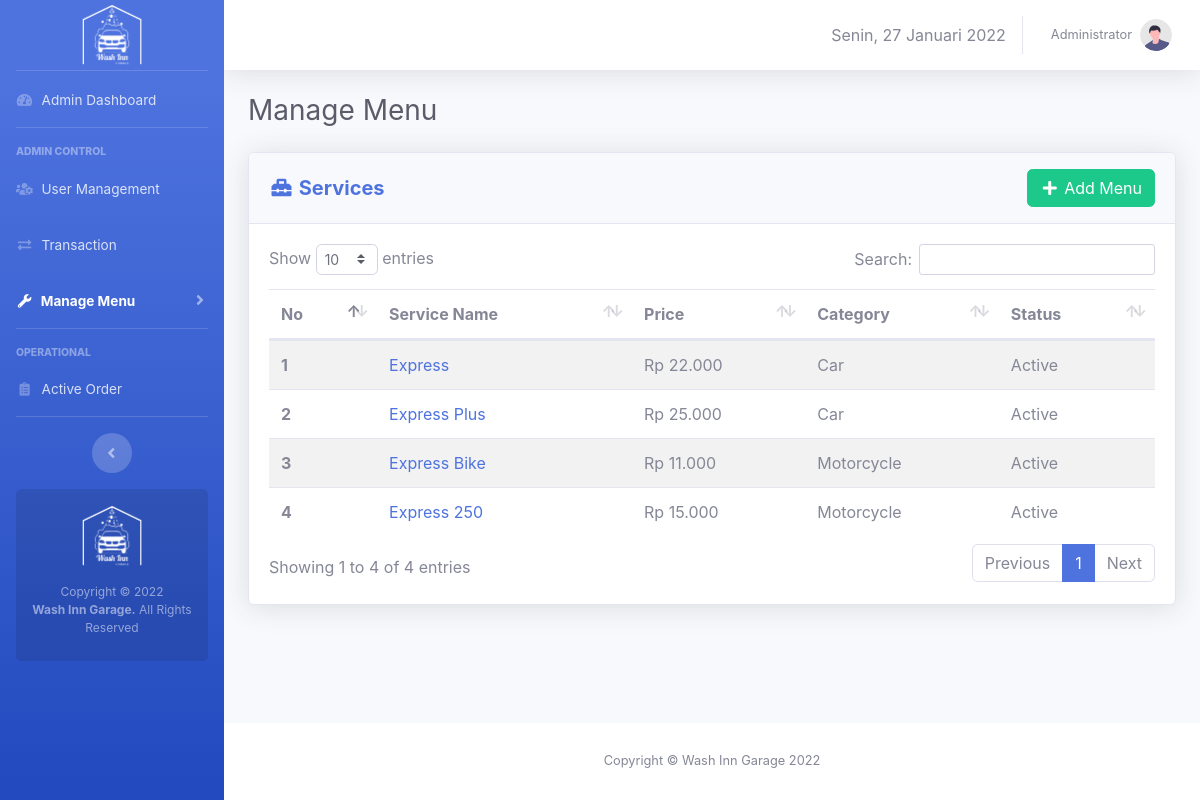
Before: /admin/service-menu.php (signed in) with the older database file.
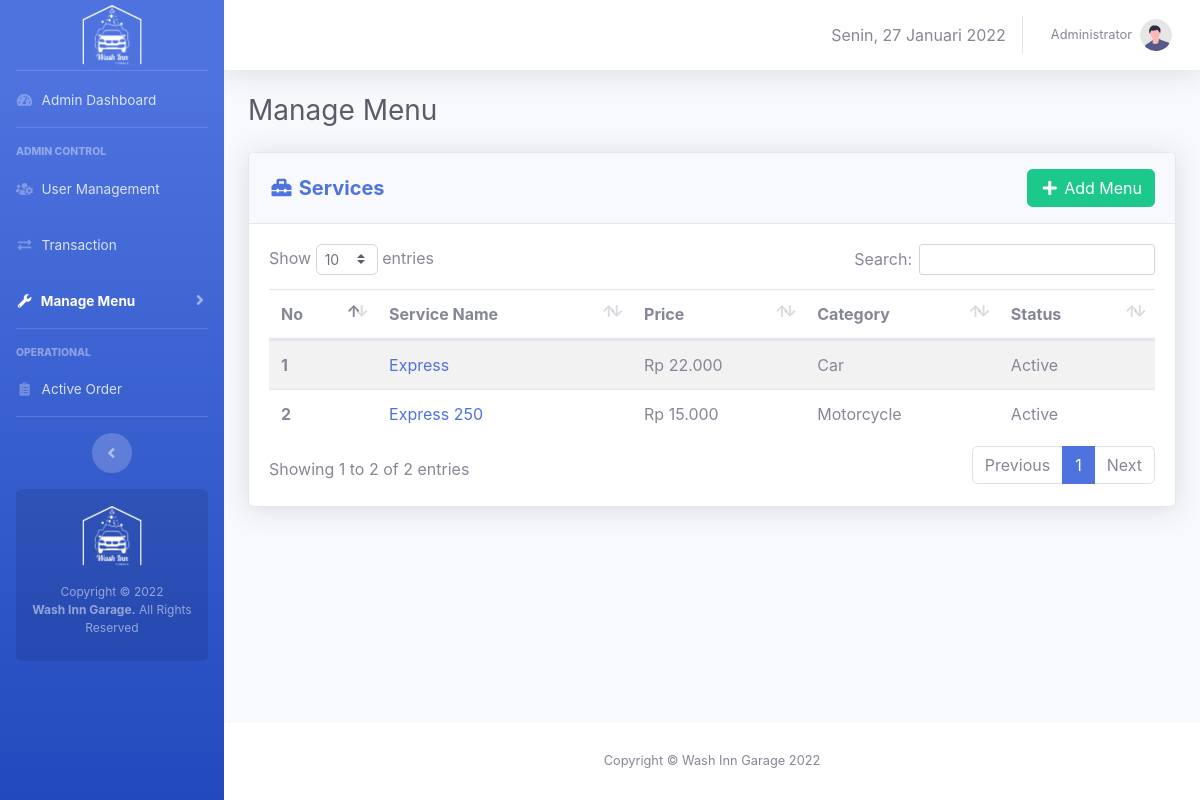
After: the same page with the newer database file.
### tables this page shows
CREATE TABLE `users` (
  `id` int(11) NOT NULL,
  `fullname` varchar(50) NOT NULL,
  `email` varchar(50) NOT NULL,
  `phone` varchar(15) NOT NULL DEFAULT 'n/a',
  `username` varchar(50) NOT NULL,
  `role` enum('admin','operator') NOT NULL,
  `password` varchar(255) NOT NULL
);

CREATE TABLE `menus` (
  `id` int(10) NOT NULL,
  `type` enum('service','merchandise','food','beverage') NOT NULL,
  `category` enum('Car','Motorcycle') DEFAULT NULL,
  `name` varchar(50) NOT NULL,
  `price` varchar(10) NOT NULL,
  `image` varchar(100) DEFAULT NULL,
  `description` varchar(1000) DEFAULT NULL,
  `stock` int(10) DEFAULT NULL,
  `status` enum('active','inactive','out of stock') NOT NULL
);

### core/init.php (called while the page is built, shortened)
<?php
if (!empty($_SERVER['HTTPS']) && ('on' == $_SERVER['HTTPS'])) {
  $home = 'https://';
} else {
  $home = 'http://';
}
$home   .= $_SERVER['HTTP_HOST'] .'/washinngarage';
$assets  = $home.'/assets';
?>

### admin/admin-only.php (called while the page is built)
<?php
	require_once '../core/init.php';
	if (isset($_SESSION['wig_user'])) {
		$username = $_SESSION['wig_user'];
		if (checkRole($username) != 'admin') {
			header("Location: ".$home."/operator/");
		}
	}else{
		header("Location: ".$home."/login.php");
	}
	$current_user = $_SESSION['wig_user']
?>

### core/user.php (called while the page is built, shortened)
<?php
function checkRole($username)
{
	global $link;
	$username = mysqli_real_escape_string($link, $username);
	$query = "SELECT role FROM users WHERE username = '$username'";
	$result = mysqli_query($link, $query);
	$data 	= mysqli_fetch_assoc($result);
	return $data['role'];
}
function getUserByUsername($username){
	global $link;
	$username = mysqli_real_escape_string($link, $username);
	$query = "SELECT * FROM users WHERE username = '$username'";
	$result = mysqli_query($link, $query);
	$data = mysqli_fetch_assoc($result);
	return $data;
}
 ?>

### admin/service-menu.php (the view, shortened to what this page needs)
<?php
	require_once 'admin-only.php';
	$activePageLvl=3;
    $i = 1;
    $query_getServices = "SELECT * FROM menus WHERE type = 'service'";
    $execute_getServices = mysqli_query($link, $query_getServices);
 ?>
 <!DOCTYPE html>
<html>
<head>
	<link rel="stylesheet" type="text/css" href="<?=$assets?>/css/sb-admin-2.min.css">
	<link href="<?=$assets?>/vendor/fontawesome-free/css/all.min.css" rel="stylesheet" type="text/css">
    <link href="<?=$assets?>/vendor/datatables/dataTables.bootstrap4.min.css" rel="stylesheet">
</head>
<body class="page-top">
    <div id="wrapper">
        <?php require_once 'view-template/sidebar.php'; ?>
        <div id="content-wrapper" class="d-flex flex-column">
            <div id="content">
                <?php require_once 'view-template/topbar.php'; ?>
                <div class="container-fluid">
                    <div class="d-sm-flex align-items-center justify-content-between mb-4">
                        <h1 class="h3 mb-0 text-gray-800">Manage Menu </h1>
                    </div>
                    <div class="row">
                        <div class="col-xl-12 col-lg-12" id="panelUtama">
                            <div class="card shadow mb-4">
                                <div
                                    class="card-header py-3 d-flex flex-row align-items-center justify-content-between">
                                    <h5 class="m-0 font-weight-bold text-primary"><i class="fas fa-toolbox fa-fw"></i> Services</h5>
                                    <a data-toggle="modal" data-target="#addMenuModal" class="btn btn-success"><i class="fas fa-plus fa-fw"></i> Add Menu</a>
                                </div>
                                <div class="card-body">
                                    <table class="table table-striped" id="services">
                                      <thead>
                                        <tr>
                                          <th scope="col">No</th>
                                          <th scope="col">Service Name</th>
                                          <th scope="col">Price</th>
                                          <th scope="col">Category</th>
                                          <th scope="col">Status</th>
                                        </tr>
                                      </thead>
                                      <tbody>
                                        <?php while ($service = mysqli_fetch_assoc($execute_getServices)) {
                                            $status = ($service['status'] == 'active')?'Active':'Inactive';
                                            $type = ($service['type'] == 'service')?'Service':'other';
                                            $price = 'Rp '.number_format($service['price'],0,',','.')
                                        ?>
                                        <tr onclick="openDetail('<?= $service['image'].'\',\''.$service['name'].'\',\''.$type.'\',\''.$service['category'].'\',\''.$price.'\',\''.$status.'\',\''.$service['description'].'\',\''.$service['id'].'\',\''.$service['price'] ?>')">
                                          <th scope="row"><?= $i ?></th>
                                          <td><a href="#"  class="text-decoration-none"><?= $service['name']?></a></td>
                                          <td><?= $price?></td>
                                          <td><?= $service['category'] ?></td>
                                          <td><?= $status ?></td>
                                        </tr>
                                        <?php $i++;} ?>
                                      </tbody>
                                    </table>
                                </div>
                            </div>
                        </div>
                    </div>
                </div>
            </div>
        <?php require_once "view-template/footer.php" ?>
        </div>
    </div>
</body>
</html>

### admin/view-template/sidebar.php (shortened to what this page needs)
<?php
    if ($activePageLvl == 0) {
        $lvl0 = 'active';
    }elseif ($activePageLvl == 1) {
         $lvl1 = 'active';
    }elseif ($activePageLvl == 2) {
         $lvl2 = 'active';
    }elseif ($activePageLvl == 3) {
         $lvl3 = 'active';
    }elseif ($activePageLvl == 4) {
         $lvl4 = 'active';
    }
?>
<ul class="navbar-nav bg-gradient-primary sidebar sidebar-dark accordion" id="accordionSidebar">
    <a class="sidebar-brand d-flex align-items-center justify-content-center" href="index.html">
        <div class="sidebar-brand-icon">
            <img src="<?=$assets?>/img/logo-white.png" width=60px>
        </div>
    </a>
    <hr class="sidebar-divider my-0">
    <li class="nav-item <?=$lvl0?>">
        <a class="nav-link" href="<?=$home?>/admin">
            <i class="fas fa-fw fa-tachometer-alt"></i>
            <span>Admin Dashboard</span>
        </a>
    </li>
    <hr class="sidebar-divider">
    <div class="sidebar-heading">
        Admin Control
    </div>
    <li class="nav-item <?=$lvl1?>">
        <a class="nav-link" href="manage-user.php">
            <i class="fas fa-fw fa-users-cog"></i>
            <span>User Management</span>
        </a>
    </li>
    <li class="nav-item <?=$lvl2?>">
        <a class="nav-link" href="manage-user.php">
            <i class="fas fa-fw fa-exchange-alt"></i>
            <span>Transaction</span>
        </a>
    </li>
    <li class="nav-item <?=$lvl3?>">
        <a class="nav-link collapsed" href="#" data-toggle="collapse" data-target="#collapseMenu"
            aria-expanded="true" aria-controls="collapseMenu">
            <i class="fas fa-fw fa-wrench"></i>
            <span>Manage Menu</span>
        </a>
    </li>
    <hr class="sidebar-divider">
    <div class="sidebar-heading">
        Operational
    </div>
    <li class="nav-item <?=$lvl4?>">
        <a class="nav-link" href="charts.html">
            <i class="fas fa-fw fa-clipboard-list"></i>
            <span>Active Order</span></a>
    </li>
    <hr class="sidebar-divider d-none d-md-block">
    <div class="text-center d-none d-md-inline">
        <button class="rounded-circle border-0" id="sidebarToggle"></button>
    </div>
    <div class="sidebar-card d-none d-lg-flex">
        <img class="mb-3" src="<?=$assets?>/img/logo-white.png" width=60px>
        <p class="text-center mb-2">Copyright &copy; 2022 <br><strong>Wash Inn Garage.</strong> All Rights Reserved</p>
    </div>
</ul>

### admin/view-template/topbar.php (shortened to what this page needs)
<?php
    $userdetail = getUserByUsername($current_user);
?>
<nav class="navbar navbar-expand navbar-light bg-white topbar mb-4 static-top shadow">
    <ul class="navbar-nav ml-auto">
        <li class="nav-item d-none d-lg-inline my-auto">
            Senin, 27 Januari 2022
        </li>
        <li class="nav-item dropdown no-arrow">
            <a class="nav-link dropdown-toggle" href="#" id="userDropdown" role="button"
                data-toggle="dropdown" aria-haspopup="true" aria-expanded="false">
                <span class="mr-2 d-none d-lg-inline text-gray-600 small"><?= $userdetail['fullname'] ?></span>
                <img class="img-profile rounded-circle"
                    src="<?=$assets?>/img/undraw_profile.svg">
            </a>
        </li>
    </ul>
</nav>

### admin/view-template/footer.php
<footer class="sticky-footer bg-white">
    <div class="container my-auto">
        <div class="copyright text-center my-auto">
            <span>Copyright &copy; Wash Inn Garage 2022</span>
        </div>
    </div>
</footer>

Changed rows visible on the page:
removed menus: name "Express Plus", price "Rp 25.000", category "Car", status "Active"
removed menus: name "Express Bike", price "Rp 11.000", category "Motorcycle", status "Active"
Other visible differences:
text written by a page script: "Show entries Search: Showing 1 to 4 of 4 entries Previous 1 Next" → "Show entries Search: Showing 1 to 2 of 2 entries Previous 1 Next"
